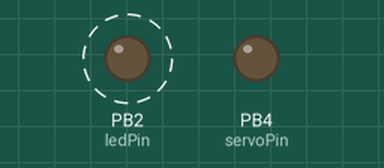
This sketch was run on a simulated ATtiny85, built with avr-gcc and run on an emulated ATtiny85. On the bench: output pins drawn as LEDs (lit = HIGH). Dashed ring = blinking.

Above: at 0.06 s.
Timing chart, 0 to 3.0 s (numbered marks = the images above):
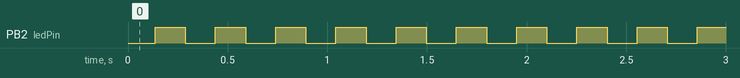

Measured:
- by itself, PB2 (ledPin): alternates HIGH for 0.15 s and LOW for 0.15 s

The sketch:

sketch.ino
```cpp
#include "lib/Servo8Bit/Servo8Bit.h"
#include <inttypes.h>
#include <avr/interrupt.h>
#include <avr/io.h>

const int servoPin = PB4;
const int ledPin = 2;
int ledValue = LOW;
Servo8Bit servo;
int counter = 0;
int initialized = false;

void setup(void) {
  pinMode(ledPin, OUTPUT);
}

void loop(void) {
  if (!initialized) {
    servo.attach(servoPin);
    servo.write(10);
    initialized = true;
  }
  for (int pos=0; pos<180; ++pos) {
    if (++counter == 10) {
      ledValue = !ledValue;
      digitalWrite(ledPin, ledValue);
      counter = 0;
    }
    servo.write(pos);
    delay(15);
  }
}
```
